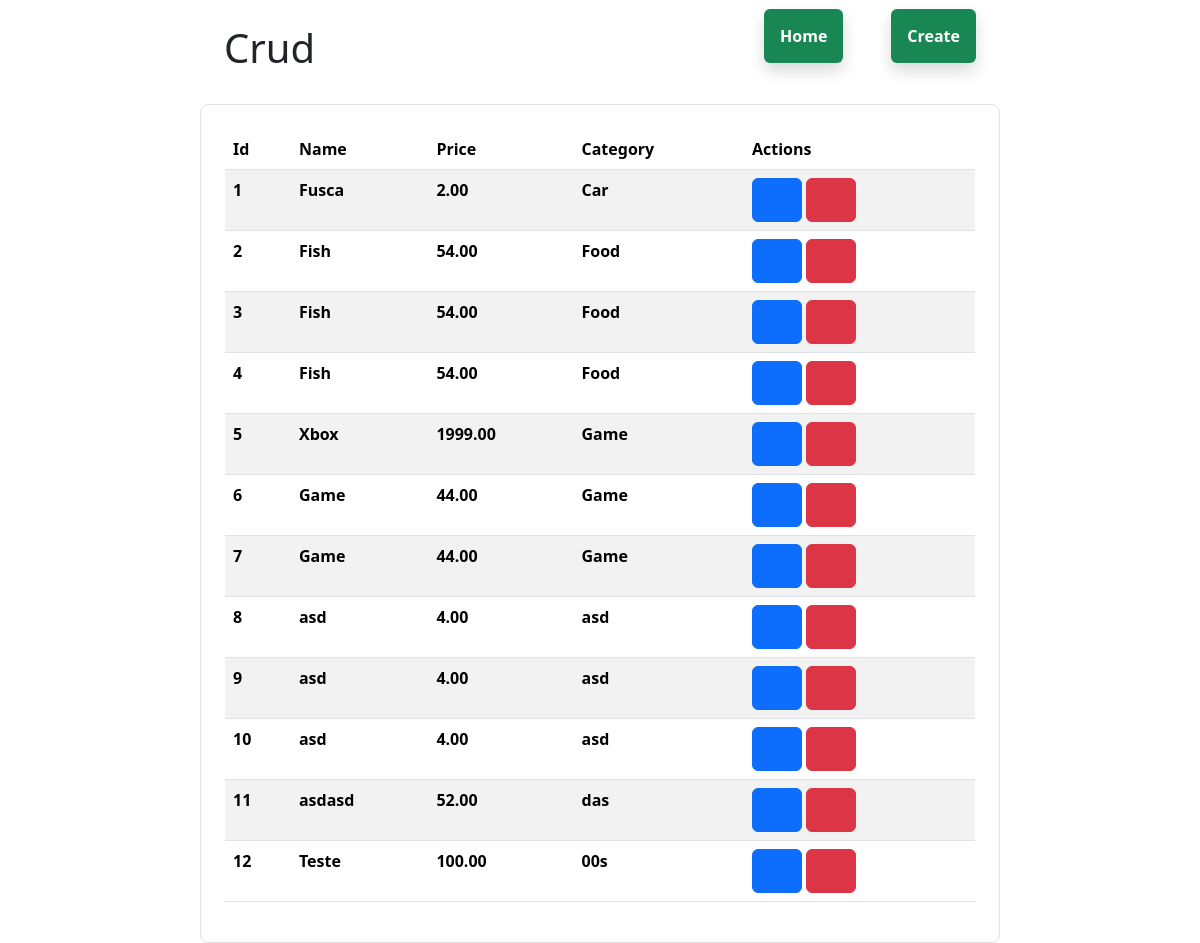
/, run on an earlier commit of the app's database.
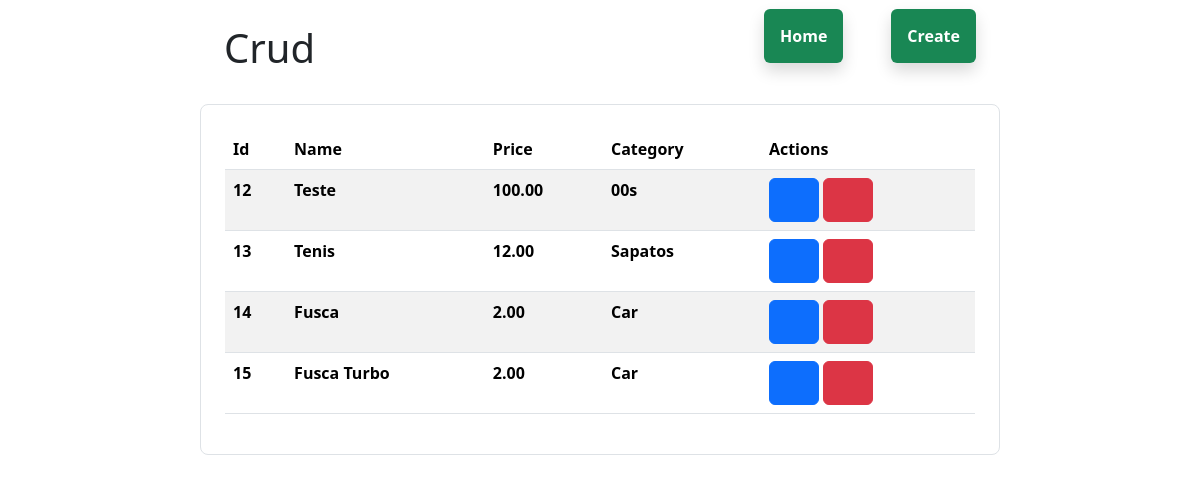
And on a later commit of the database.
### app_crud/models.py (models this page shows)
class Produto(models.Model):
    id = models.AutoField(primary_key=True)
    nome = models.CharField(max_length=100)
    price = models.DecimalField(max_digits=10, decimal_places=2)
    categoria = models.CharField(max_length=45)
    created_at = models.DateTimeField(auto_now_add=True)

### app_crud/views.py (the view)
# urls.py: path("", views.home, name='home'),
def home(request):
    produtos = Produto.objects.all()
    return render(request, 'root/home.html', {'produtos': produtos})

### app_crud/templates/root/home.html (shortened to what this page needs)
{% extends "root/base.html" %}
{% block content %}
<div class="col-8 mx-auto border p-4 rounded-3">
    <table class="table table-striped">
        <thead>
          <tr>
            <th scope="col">Id</th>
            <th scope="col">Name</th>
            <th scope="col">Price</th>
            <th scope="col">Category</th>
            <th scope="col">Actions</th>
          </tr>
        </thead>
        <tbody>
         {% for produto in produtos %}
         <tr>
            <th scope="row">{{produto.id}}</th>
            <th scope="row">{{produto.nome}}</th>
            <th scope="row">{{produto.price}}</th>
            <th scope="row">{{produto.categoria}}</th>
            <th scope="row" >
                <button class="btn btn-primary" id="{{produto.id}}"  onclick="edit(this)" ><box-icon color="white" name='edit'></box-icon></i></button>
                <button class="btn btn-danger" id="{{produto.id}}"  onclick="del(this)" ><box-icon color="white" name='trash' ></box-icon></button>
            </th>
          </tr>
         {% endfor %}
        </tbody>
      </table>
    </div>
{% endblock %}

### app_crud/templates/root/base.html (shortened to what this page needs)
<!DOCTYPE html>
<html lang="en">
  <head>
    <link href="https://cdn.jsdelivr.net/npm/bootstrap@5.3.2/dist/css/bootstrap.min.css" rel="stylesheet">
  </head>
  <body>
    <header class="col-8 mx-auto d-flex justify-content-between p-4 ">
      <h1>Crud </h1>
      <nav>
        <ul class="d-flex gap-5 ">
          <li class="list-unstyled" ><a class="text-decoration-none p-3 text-white fw-bold rounded-2 shadow bg-success
            " href="/">Home</a></li>
          <li class="list-unstyled" ><a class="text-decoration-none p-3 text-white fw-bold rounded-2 shadow bg-success
            " href="/create">Create</a></li>
        </ul>
      </nav>
    </header>
    <main>{% block content %}Default Block {% endblock %}</main>
  </body>
</html>

What changed in the data, as far as the page shows it:
removed Produto: id "1", nome "Fusca", price "2.00", categoria "Car"
removed Produto: id "2", nome "Fish", price "54.00", categoria "Food"
removed Produto: id "3", nome "Fish", price "54.00", categoria "Food"
removed Produto: id "4", nome "Fish", price "54.00", categoria "Food"
removed Produto: id "5", nome "Xbox", price "1999.00", categoria "Game"
removed Produto: id "6", nome "Game", price "44.00", categoria "Game"
removed Produto: id "7", nome "Game", price "44.00", categoria "Game"
removed Produto: id "8", nome "asd", price "4.00", categoria "asd"
removed Produto: id "9", nome "asd", price "4.00", categoria "asd"
removed Produto: id "10", nome "asd", price "4.00", categoria "asd"
removed Produto: id "11", nome "asdasd", price "52.00", categoria "das"
added Produto: id "13", nome "Tenis", price "12.00", categoria "Sapatos"
added Produto: id "14", nome "Fusca", price "2.00", categoria "Car"
added Produto: id "15", nome "Fusca Turbo", price "2.00", categoria "Car"
